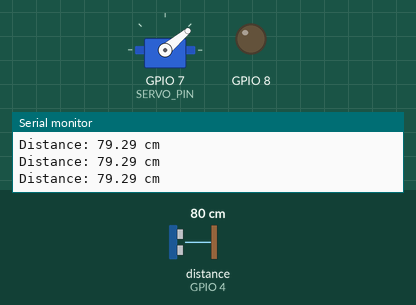
A sketch run on a simulated ESP32-C3. Shown: servo, output pins drawn as LEDs (lit = HIGH), the last lines printed to the serial monitor. Wiring (inferred from the names in the program): ultrasonic range finder: trigger GPIO 3; echo GPIO 4. The test bench sets the inputs (shaded band); at power-on: distance to the obstacle (sensor on GPIO 4) 80 cm. The echo pulse lasts 58.3 µs per cm; pins used as bus, display or sensor lines are not drawn.

Above: at 1.3 s.
1.4 s: distance to the obstacle (sensor on GPIO 4) set to 55 cm
2.9 s: distance to the obstacle (sensor on GPIO 4) set to 47 cm
At 4.2 s:
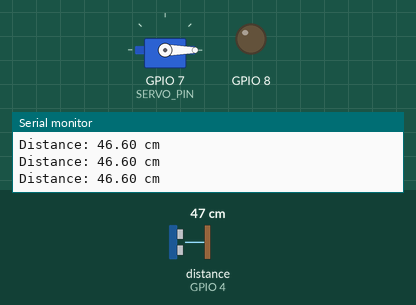
4.5 s: distance to the obstacle (sensor on GPIO 4) set to 12 cm
6.0 s: distance to the obstacle (sensor on GPIO 4) set to 9 cm
At 7.1 s:
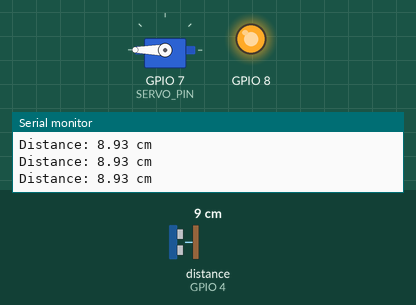
7.5 s: distance to the obstacle (sensor on GPIO 4) set to 18 cm
At 8.4 s:
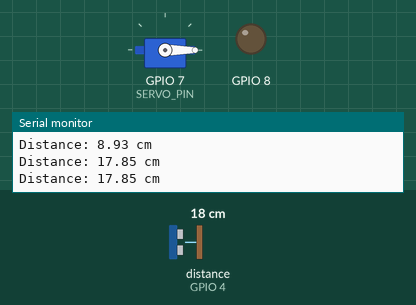
9.0 s: distance to the obstacle (sensor on GPIO 4) set to 2 cm
At 9.7 s:
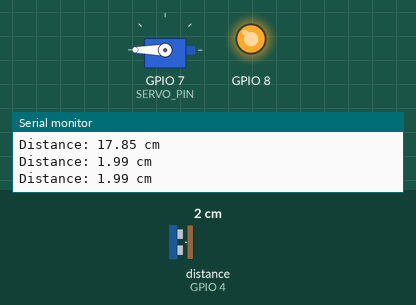
Timing chart, 0 to 11.5 s (numbered marks = the images above; inputs shaded):
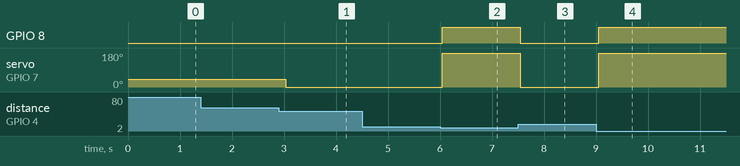

Measured:
- the behaviour switches between 51 and 50 cm on distance to the obstacle (sensor on GPIO 4) (found by bisection; images 0 and 1)
- the behaviour switches between 11 and 10 cm on distance to the obstacle (sensor on GPIO 4) (found by bisection; images 1 and 2)
- after the input at 2.9 s, servo on GPIO 7 (SERVO_PIN): 40° → 0° after 0.13 s
- after the input at 6.0 s, GPIO 8: LOW → HIGH at once; servo on GPIO 7 (SERVO_PIN): 0° → 180° at once
- after the input at 7.5 s, GPIO 8: HIGH → LOW after 0.05 s; servo on GPIO 7 (SERVO_PIN): 180° → 0° after 0.05 s
- after the input at 9.0 s, GPIO 8: LOW → HIGH after 0.05 s; servo on GPIO 7 (SERVO_PIN): 0° → 180° after 0.05 s

The sketch:

esp32c3_sensorservo.ino
```cpp
/*
  DM3014 Interactive Devices, Ashley Hi 2026
  Week 8 - Microcontrollers & Sensors
  ESP32-C3 Sensor Servo Example
  When distance is less than 10cm, ultrasonic sensor triggers servo to turn 180º.
  Additional Components: Servo Motor, HC-SR04 Sensor
*/

// ====== Reference Libraries ======
#include <ESP32Servo.h>

// ====== Set Servo ======
#define SERVO_PIN 7

// ====== Set HC-SR04 Sensor ======
#define TRIG_PIN  3
#define ECHO_PIN  4
#define DISTANCE_THRESHOLD_1  10 // *** edit the sensor trigger distance here (in cm)
#define DISTANCE_THRESHOLD_2  50

// ====== Create Servo Objects ======
Servo servo;

// ====== Sensor Variables ======
float duration_us, distance_cm;

void setup() {
  // ====== Setup Serial Monitor ======
  Serial.begin(115200);

  // ====== Setup Sensor / Servo ======
  pinMode(TRIG_PIN, OUTPUT);
  pinMode(ECHO_PIN, INPUT);

  ESP32PWM::allocateTimer(0);
	ESP32PWM::allocateTimer(1);
	ESP32PWM::allocateTimer(2);
	ESP32PWM::allocateTimer(3);
	servo.setPeriodHertz(50);
	servo.attach(SERVO_PIN, 500, 2000);
  servo.write(0);

  pinMode(8, OUTPUT);
}

void loop() {
  // ====== Sensor / Servo Output ======
  digitalWrite(TRIG_PIN, HIGH);
  delayMicroseconds(10);
  digitalWrite(TRIG_PIN, LOW);
  duration_us = pulseIn(ECHO_PIN, HIGH);
  distance_cm = 0.017 * duration_us;
  if (distance_cm < DISTANCE_THRESHOLD_1) {
    servo.write(180); // *** edit the rotation of the servo here (within range: 0 – 180)
    digitalWrite(8, HIGH);

  } else if(distance_cm > DISTANCE_THRESHOLD_2){
    servo.write(40);
    digitalWrite(8, LOW);

  } else {
    servo.write(0); // *** edit the rotation of the servo here (within range: 0 – 180)
    digitalWrite(8, LOW);
  }
  // ====== Serial Output ======
  Serial.print("Distance: ");
  Serial.print(distance_cm);
  Serial.println(" cm");

  delay(500);
}
```
